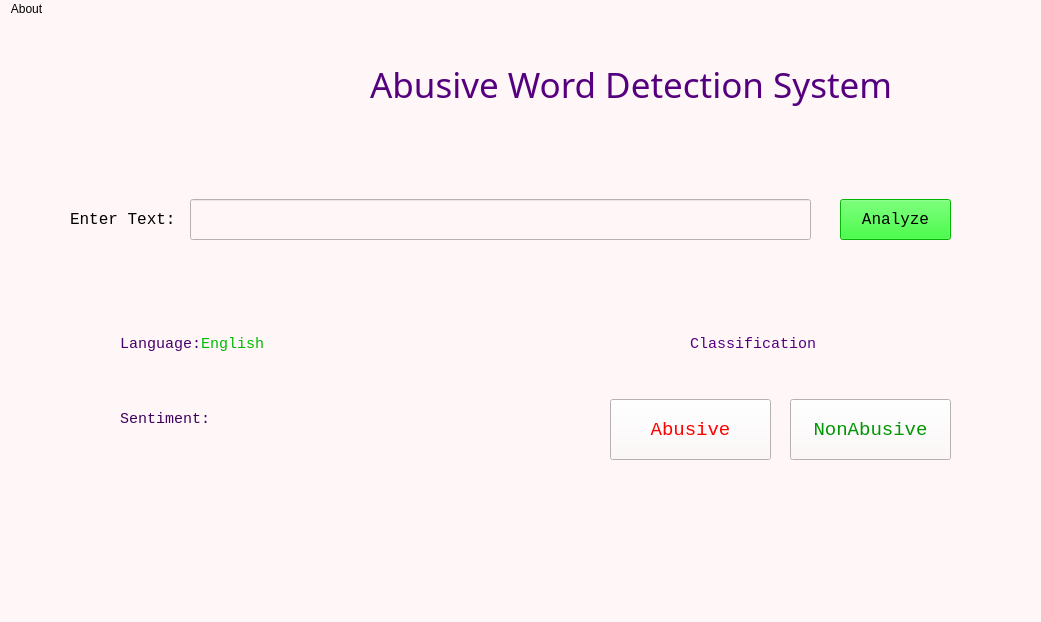
<?xml version="1.0" encoding="UTF-8"?>
<ui version="4.0">
 <class>HomeMainWindow</class>
 <widget class="QMainWindow" name="HomeMainWindow">
  <property name="geometry">
   <rect>
    <x>0</x>
    <y>0</y>
    <width>1041</width>
    <height>622</height>
   </rect>
  </property>
  <property name="windowTitle">
   <string>Abusive Word Detection System</string>
  </property>
  <property name="windowIcon">
   <iconset resource="imicons.qrc">
    <normaloff>:/imcon/senti2.png</normaloff>:/imcon/senti2.png</iconset>
  </property>
  <property name="styleSheet">
   <string notr="true">border-color: rgb(85, 0, 0);
background-color: rgb(255, 246, 247);
</string>
  </property>
  <widget class="QWidget" name="centralwidget">
   <widget class="QLabel" name="lbl_Heading">
    <property name="geometry">
     <rect>
      <x>370</x>
      <y>40</y>
      <width>541</width>
      <height>51</height>
     </rect>
    </property>
    <property name="font">
     <font>
      <family>MV Boli</family>
      <pointsize>26</pointsize>
     </font>
    </property>
    <property name="text">
     <string>&lt;html&gt;&lt;head/&gt;&lt;body&gt;&lt;p&gt;&lt;span style=&quot; color:#55007f;&quot;&gt;Abusive Word Detection System&lt;/span&gt;&lt;/p&gt;&lt;/body&gt;&lt;/html&gt;</string>
    </property>
   </widget>
   <widget class="QLabel" name="lbl_MainIcon">
    <property name="geometry">
     <rect>
      <x>270</x>
      <y>0</y>
      <width>91</width>
      <height>81</height>
     </rect>
    </property>
    <property name="styleSheet">
     <string notr="true">image:url(:/imcon/classify1.png)</string>
    </property>
    <property name="text">
     <string/>
    </property>
   </widget>
   <widget class="QLabel" name="label_entertext">
    <property name="geometry">
     <rect>
      <x>70</x>
      <y>190</y>
      <width>111</width>
      <height>21</height>
     </rect>
    </property>
    <property name="font">
     <font>
      <family>Courier New</family>
      <pointsize>12</pointsize>
     </font>
    </property>
    <property name="text">
     <string>Enter Text:</string>
    </property>
   </widget>
   <widget class="QLineEdit" name="lineEdit_InputText">
    <property name="geometry">
     <rect>
      <x>190</x>
      <y>180</y>
      <width>621</width>
      <height>41</height>
     </rect>
    </property>
    <property name="font">
     <font>
      <family>Courier New</family>
      <pointsize>12</pointsize>
     </font>
    </property>
   </widget>
   <widget class="QPushButton" name="btnAnalyze">
    <property name="geometry">
     <rect>
      <x>840</x>
      <y>180</y>
      <width>111</width>
      <height>41</height>
     </rect>
    </property>
    <property name="font">
     <font>
      <family>Courier New</family>
      <pointsize>12</pointsize>
     </font>
    </property>
    <property name="styleSheet">
     <string notr="true">background-color: rgb(0, 255, 0);
border-color: rgb(239, 0, 0);</string>
    </property>
    <property name="text">
     <string>Analyze</string>
    </property>
    <property name="icon">
     <iconset resource="imicons.qrc">
      <normaloff>:/imcon/system2.png</normaloff>:/imcon/system2.png</iconset>
    </property>
   </widget>
   <widget class="QLabel" name="lbl_Language">
    <property name="geometry">
     <rect>
      <x>120</x>
      <y>310</y>
      <width>161</width>
      <height>31</height>
     </rect>
    </property>
    <property name="font">
     <font>
      <family>Courier New</family>
      <pointsize>11</pointsize>
     </font>
    </property>
    <property name="text">
     <string>&lt;html&gt;&lt;head/&gt;&lt;body&gt;&lt;p&gt;&lt;span style=&quot; color:#47006b;&quot;&gt;Language:&lt;/span&gt;&lt;span style=&quot; color:#00b900;&quot;&gt;English&lt;/span&gt;&lt;/p&gt;&lt;/body&gt;&lt;/html&gt;</string>
    </property>
   </widget>
   <widget class="QLabel" name="label_sentiment">
    <property name="geometry">
     <rect>
      <x>120</x>
      <y>380</y>
      <width>91</width>
      <height>41</height>
     </rect>
    </property>
    <property name="font">
     <font>
      <family>Courier New</family>
      <pointsize>11</pointsize>
     </font>
    </property>
    <property name="text">
     <string>&lt;html&gt;&lt;head/&gt;&lt;body&gt;&lt;p&gt;&lt;span style=&quot; color:#3e005d;&quot;&gt;Sentiment:&lt;/span&gt;&lt;/p&gt;&lt;/body&gt;&lt;/html&gt;</string>
    </property>
   </widget>
   <widget class="QLabel" name="label_classification">
    <property name="geometry">
     <rect>
      <x>690</x>
      <y>310</y>
      <width>131</width>
      <height>31</height>
     </rect>
    </property>
    <property name="font">
     <font>
      <family>Courier New</family>
      <pointsize>11</pointsize>
     </font>
    </property>
    <property name="text">
     <string>&lt;html&gt;&lt;head/&gt;&lt;body&gt;&lt;p&gt;&lt;span style=&quot; color:#55007f;&quot;&gt;Classification&lt;/span&gt;&lt;/p&gt;&lt;/body&gt;&lt;/html&gt;</string>
    </property>
   </widget>
   <widget class="QPushButton" name="btnAbusive">
    <property name="geometry">
     <rect>
      <x>610</x>
      <y>380</y>
      <width>161</width>
      <height>61</height>
     </rect>
    </property>
    <property name="font">
     <font>
      <family>Courier New</family>
      <pointsize>14</pointsize>
     </font>
    </property>
    <property name="styleSheet">
     <string notr="true">color: rgb(255, 0, 0);
gridline-color: rgb(193, 0, 0);</string>
    </property>
    <property name="text">
     <string>Abusive</string>
    </property>
    <property name="icon">
     <iconset resource="imicons.qrc">
      <normaloff>:/imcon/Icon4.png</normaloff>:/imcon/Icon4.png</iconset>
    </property>
   </widget>
   <widget class="QPushButton" name="btnNonAbusive">
    <property name="geometry">
     <rect>
      <x>790</x>
      <y>380</y>
      <width>161</width>
      <height>61</height>
     </rect>
    </property>
    <property name="font">
     <font>
      <family>Courier New</family>
      <pointsize>14</pointsize>
     </font>
    </property>
    <property name="styleSheet">
     <string notr="true">color: rgb(0, 150, 0);
gridline-color: rgb(0, 166, 0);</string>
    </property>
    <property name="text">
     <string>NonAbusive</string>
    </property>
    <property name="icon">
     <iconset resource="imicons.qrc">
      <normaloff>:/imcon/Icon3.png</normaloff>:/imcon/Icon3.png</iconset>
    </property>
   </widget>
  </widget>
  <widget class="QMenuBar" name="menubar">
   <property name="geometry">
    <rect>
     <x>0</x>
     <y>0</y>
     <width>1041</width>
     <height>21</height>
    </rect>
   </property>
   <widget class="QMenu" name="menuAbout">
    <property name="title">
     <string>About</string>
    </property>
    <addaction name="actionSystem_Info"/>
    <addaction name="actionExternal_Link"/>
    <addaction name="actionAbout_Us"/>
   </widget>
   <addaction name="menuAbout"/>
  </widget>
  <widget class="QStatusBar" name="statusbar"/>
  <action name="actionSystem_Info">
   <property name="icon">
    <iconset resource="imicons.qrc">
     <normaloff>:/imcon/SysInfo1.png</normaloff>:/imcon/SysInfo1.png</iconset>
   </property>
   <property name="text">
    <string>System Info</string>
   </property>
   <property name="font">
    <font>
     <family>Courier New</family>
    </font>
   </property>
  </action>
  <action name="actionExternal_Link">
   <property name="icon">
    <iconset resource="imicons.qrc">
     <normaloff>:/imcon/link3.png</normaloff>:/imcon/link3.png</iconset>
   </property>
   <property name="text">
    <string>External Link</string>
   </property>
   <property name="font">
    <font>
     <family>Courier New</family>
    </font>
   </property>
  </action>
  <action name="actionAbout_Us">
   <property name="icon">
    <iconset resource="imicons.qrc">
     <normaloff>:/imcon/about2.png</normaloff>:/imcon/about2.png</iconset>
   </property>
   <property name="text">
    <string>About Us</string>
   </property>
   <property name="font">
    <font>
     <family>Courier New</family>
    </font>
   </property>
   <property name="shortcut">
    <string>Ctrl+U</string>
   </property>
  </action>
 </widget>
 <resources>
  <include location="imicons.qrc"/>
 </resources>
 <connections>
  <connection>
   <sender>btnAnalyze</sender>
   <signal>clicked()</signal>
   <receiver>lineEdit_InputText</receiver>
   <slot>clear()</slot>
   <hints>
    <hint type="sourcelabel">
     <x>816</x>
     <y>231</y>
    </hint>
    <hint type="destinationlabel">
     <x>744</x>
     <y>230</y>
    </hint>
   </hints>
  </connection>
 </connections>
</ui>
